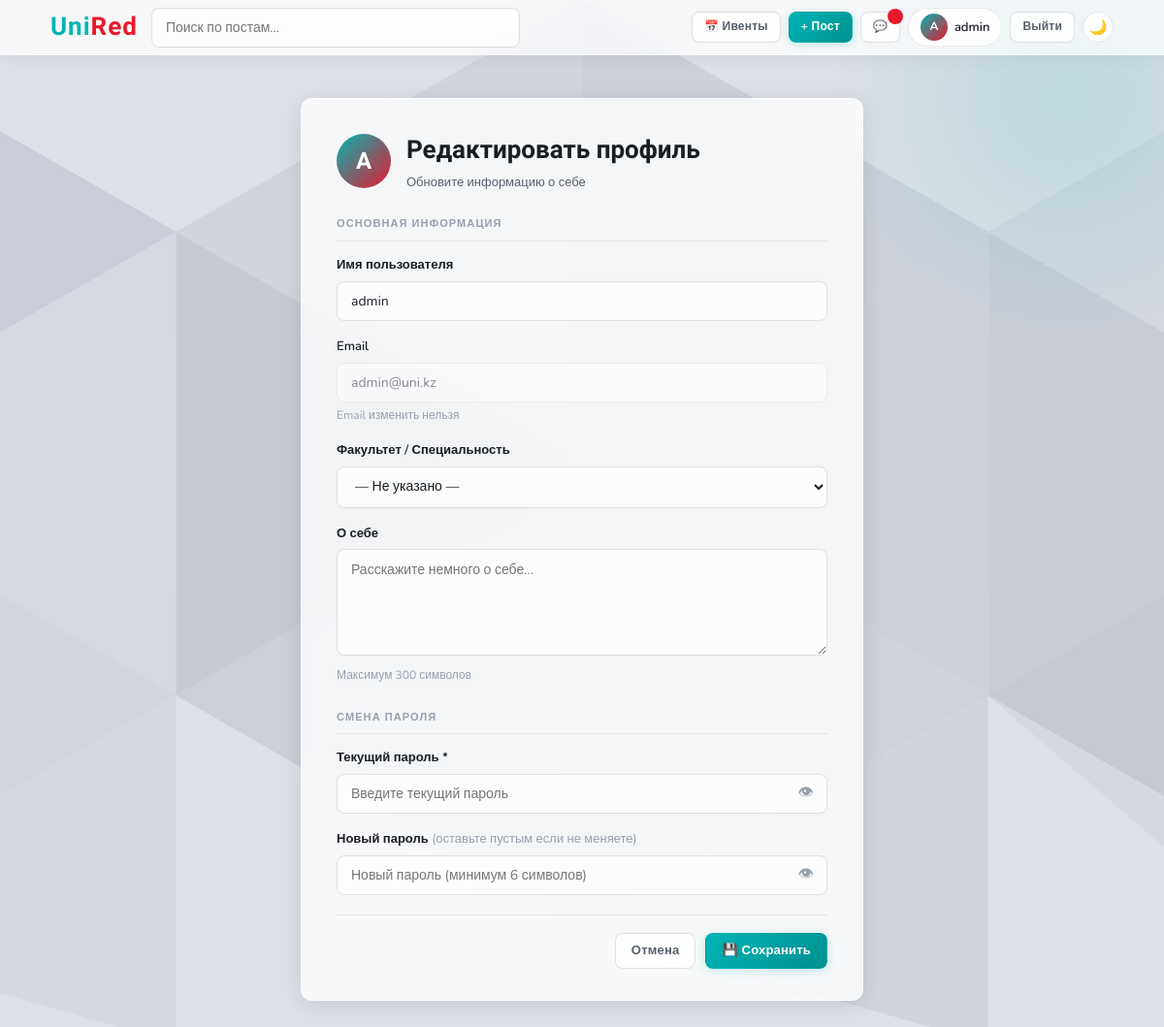
/profile/edit (signed in), run on the app's committed database.
### tables this page shows
CREATE TABLE users (
            id INTEGER PRIMARY KEY AUTOINCREMENT,
            username TEXT UNIQUE NOT NULL,
            email TEXT UNIQUE NOT NULL,
            password TEXT NOT NULL,
            faculty TEXT DEFAULT '',
            role TEXT DEFAULT 'student',
            created_at TEXT DEFAULT (datetime('now'))
        , bio TEXT DEFAULT '');

### unired/app.py (the view, shortened to what this page needs)
@app.route('/profile/edit', methods=['GET','POST'])
def profile_edit():
    user = current_user()
    if not user: return redirect(url_for('login'))
    error = None
    success = None
    user = current_user()
    return render_template('profile_edit.html', user=user, error=error, success=success)

### unired/app.py (called while the page is built)
def get_db():
    conn = sqlite3.connect(DB)
    conn.row_factory = sqlite3.Row
    return conn

def current_user():
    if 'user_id' in session:
        conn = get_db()
        user = conn.execute('SELECT * FROM users WHERE id=?', (session['user_id'],)).fetchone()
        conn.close()
        return user
    return None

### unired/templates/profile_edit.html (shortened to what this page needs)
{% extends "base.html" %}
{% block content %}
<div class="form-page" style="max-width:620px">
  <div class="form-card">
    <div style="display:flex;align-items:center;gap:16px;margin-bottom:24px">
      <div class="profile-avatar-sm">{{ user.username[0].upper() }}</div>
      <div>
        <div class="form-title" style="margin-bottom:2px">Редактировать профиль</div>
        <div class="form-sub" style="margin:0">Обновите информацию о себе</div>
      </div>
    </div>
    <form method="post">
      <div class="edit-section-title">Основная информация</div>
      <div class="form-group">
        <label>Имя пользователя</label>
        <input type="text" name="username" value="{{ user.username }}" required maxlength="40" placeholder="Ваш никнейм">
      </div>
      <div class="form-group">
        <label>Email</label>
        <input type="email" value="{{ user.email }}" disabled style="opacity:0.5;cursor:not-allowed" title="Email нельзя изменить">
        <small style="color:var(--hint);font-size:12px;margin-top:4px;display:block">Email изменить нельзя</small>
      </div>
      <div class="form-group">
        <label>Факультет / Специальность</label>
        <select name="faculty">
          <option value="">— Не указано —</option>
        </select>
      </div>
      <div class="form-group">
        <label>О себе</label>
        <textarea name="bio" placeholder="Расскажите немного о себе..." maxlength="300">{{ user.bio or '' }}</textarea>
        <small style="color:var(--hint);font-size:12px;margin-top:4px;display:block">Максимум 300 символов</small>
      </div>
      <div class="edit-section-title" style="margin-top:24px">Смена пароля</div>
      <div class="form-group">
        <label>Текущий пароль *</label>
        <div class="pw-wrap">
          <input type="password" name="current_password" id="cur_pw" required placeholder="Введите текущий пароль">
          <button type="button" class="pw-eye" onclick="togglePw('cur_pw',this)">👁</button>
        </div>
      </div>
      <div class="form-group">
        <label>Новый пароль <span style="color:var(--hint);font-weight:400">(оставьте пустым если не меняете)</span></label>
        <div class="pw-wrap">
          <input type="password" name="new_password" id="new_pw" placeholder="Новый пароль (минимум 6 символов)" minlength="6">
          <button type="button" class="pw-eye" onclick="togglePw('new_pw',this)">👁</button>
        </div>
      </div>
      <div class="form-footer">
        <a href="/profile" class="btn btn-outline">Отмена</a>
        <button type="submit" class="btn btn-teal">💾 Сохранить</button>
      </div>
    </form>
  </div>
</div>
{% endblock %}

### unired/templates/base.html (shortened to what this page needs)
<!DOCTYPE html>
<html lang="ru">
<head>
</head>
<body>
<nav>
  <div class="nav-inner">
    <a href="/" class="nav-logo"><span class="logo-uni">Uni</span><span class="logo-red">Red</span></a>
    <div class="nav-search">
      <form method="get" action="/">
        <input type="text" name="q" placeholder="Поиск по постам..." value="{{ request.args.get('q','') }}">
      </form>
    </div>
    <div class="nav-links">
      <a href="/events" class="btn btn-outline btn-sm">📅 Ивенты</a>
      {% if user %}
        <a href="/post/new" class="btn btn-teal btn-sm">+ Пост</a>
        <a href="/messages" class="btn btn-outline btn-sm" style="position:relative">
          💬
          <span id="unread-badge" style="display:none;position:absolute;top:-4px;right:-4px;background:var(--accent);color:#fff;border-radius:50%;width:16px;height:16px;font-size:10px;display:flex;align-items:center;justify-content:center;font-weight:700"></span>
        </a>
        <a href="/profile" class="user-badge" style="text-decoration:none">
          <div class="avatar">{{ user.username[0].upper() }}</div>
          <span>{{ user.username }}</span>
        </a>
        <a href="/logout" class="btn btn-outline btn-sm">Выйти</a>
      {% else %}
        <a href="/login" class="btn btn-outline btn-sm">Войти</a>
        <a href="/register" class="btn btn-primary btn-sm">Регистрация</a>
      {% endif %}
      <button class="theme-toggle" onclick="toggleTheme()" title="Тёмная тема">🌙</button>
    </div>
  </div>
</nav>
{% block content %}{% endblock %}
</body>
</html>

### unired/templates/profile_edit.html (style rules this page uses)
.profile-avatar-sm { width: 56px; height: 56px; border-radius: 50%; background: linear-gradient(135deg, var(--teal), var(--accent)); color: #fff; font-family: 'Rajdhani', sans-serif; font-size: 24px; font-weight: 700; display: flex; align-items: center; justify-content: center; flex-shrink: 0; }
.edit-section-title { font-size: 11px; font-weight: 700; color: var(--hint); text-transform: uppercase; letter-spacing: 0.1em; margin-bottom: 14px; padding-bottom: 8px; border-bottom: 1px solid rgba(0,0,0,0.07); }
.pw-wrap { position: relative; }
.pw-wrap input { padding-right: 40px; }
.pw-eye { position: absolute; right: 10px; top: 50%; transform: translateY(-50%); background: none; border: none; cursor: pointer; font-size: 16px; padding: 4px; color: var(--hint); transition: color 0.15s; }

### data on the page
users: username "A", username "admin", email "admin@uni.kz"
